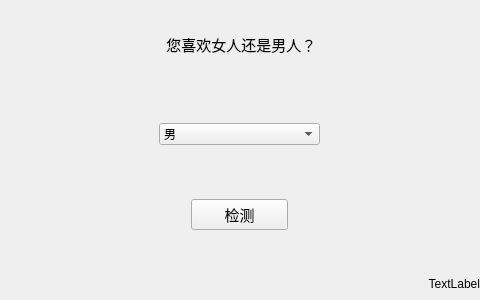
<?xml version="1.0" encoding="UTF-8"?>
<ui version="4.0">
 <class>MainWindow</class>
 <widget class="QMainWindow" name="MainWindow">
  <property name="geometry">
   <rect>
    <x>0</x>
    <y>0</y>
    <width>480</width>
    <height>300</height>
   </rect>
  </property>
  <property name="windowTitle">
   <string>Gay鉴别器</string>
  </property>
  <widget class="QWidget" name="centralwidget">
   <widget class="QWidget" name="verticalLayoutWidget">
    <property name="geometry">
     <rect>
      <x>-1</x>
      <y>19</y>
      <width>481</width>
      <height>51</height>
     </rect>
    </property>
    <layout class="QHBoxLayout" name="horizontalLayout_2">
     <item>
      <widget class="QLabel" name="label">
       <property name="font">
        <font>
         <family>汉仪润圆</family>
         <pointsize>11</pointsize>
        </font>
       </property>
       <property name="text">
        <string> 您喜欢女人还是男人？</string>
       </property>
       <property name="alignment">
        <set>Qt::AlignmentFlag::AlignCenter</set>
       </property>
      </widget>
     </item>
    </layout>
   </widget>
   <widget class="QWidget" name="verticalLayoutWidget_2">
    <property name="geometry">
     <rect>
      <x>-1</x>
      <y>99</y>
      <width>481</width>
      <height>71</height>
     </rect>
    </property>
    <layout class="QHBoxLayout" name="horizontalLayout_3" stretch="1,1,1">
     <item>
      <layout class="QVBoxLayout" name="verticalLayout_2"/>
     </item>
     <item>
      <widget class="QComboBox" name="comboBox">
       <property name="cursor">
        <cursorShape>PointingHandCursor</cursorShape>
       </property>
       <item>
        <property name="text">
         <string>男</string>
        </property>
       </item>
       <item>
        <property name="text">
         <string>女</string>
        </property>
       </item>
      </widget>
     </item>
     <item>
      <layout class="QVBoxLayout" name="verticalLayout_4"/>
     </item>
    </layout>
   </widget>
   <widget class="QWidget" name="horizontalLayoutWidget">
    <property name="geometry">
     <rect>
      <x>-1</x>
      <y>179</y>
      <width>481</width>
      <height>71</height>
     </rect>
    </property>
    <layout class="QHBoxLayout" name="horizontalLayout" stretch="2,1,2">
     <item>
      <layout class="QVBoxLayout" name="verticalLayout"/>
     </item>
     <item>
      <widget class="QPushButton" name="examine">
       <property name="font">
        <font>
         <family>汉仪润圆</family>
         <pointsize>11</pointsize>
        </font>
       </property>
       <property name="text">
        <string>检测</string>
       </property>
      </widget>
     </item>
     <item>
      <layout class="QVBoxLayout" name="verticalLayout_3"/>
     </item>
    </layout>
   </widget>
   <widget class="QWidget" name="horizontalLayoutWidget_2">
    <property name="geometry">
     <rect>
      <x>-1</x>
      <y>260</y>
      <width>481</width>
      <height>31</height>
     </rect>
    </property>
    <layout class="QHBoxLayout" name="horizontalLayout_4">
     <item>
      <widget class="QLabel" name="ver">
       <property name="text">
        <string>TextLabel</string>
       </property>
       <property name="alignment">
        <set>Qt::AlignmentFlag::AlignBottom|Qt::AlignmentFlag::AlignRight|Qt::AlignmentFlag::AlignTrailing</set>
       </property>
      </widget>
     </item>
    </layout>
   </widget>
  </widget>
 </widget>
 <resources/>
 <connections/>
</ui>
